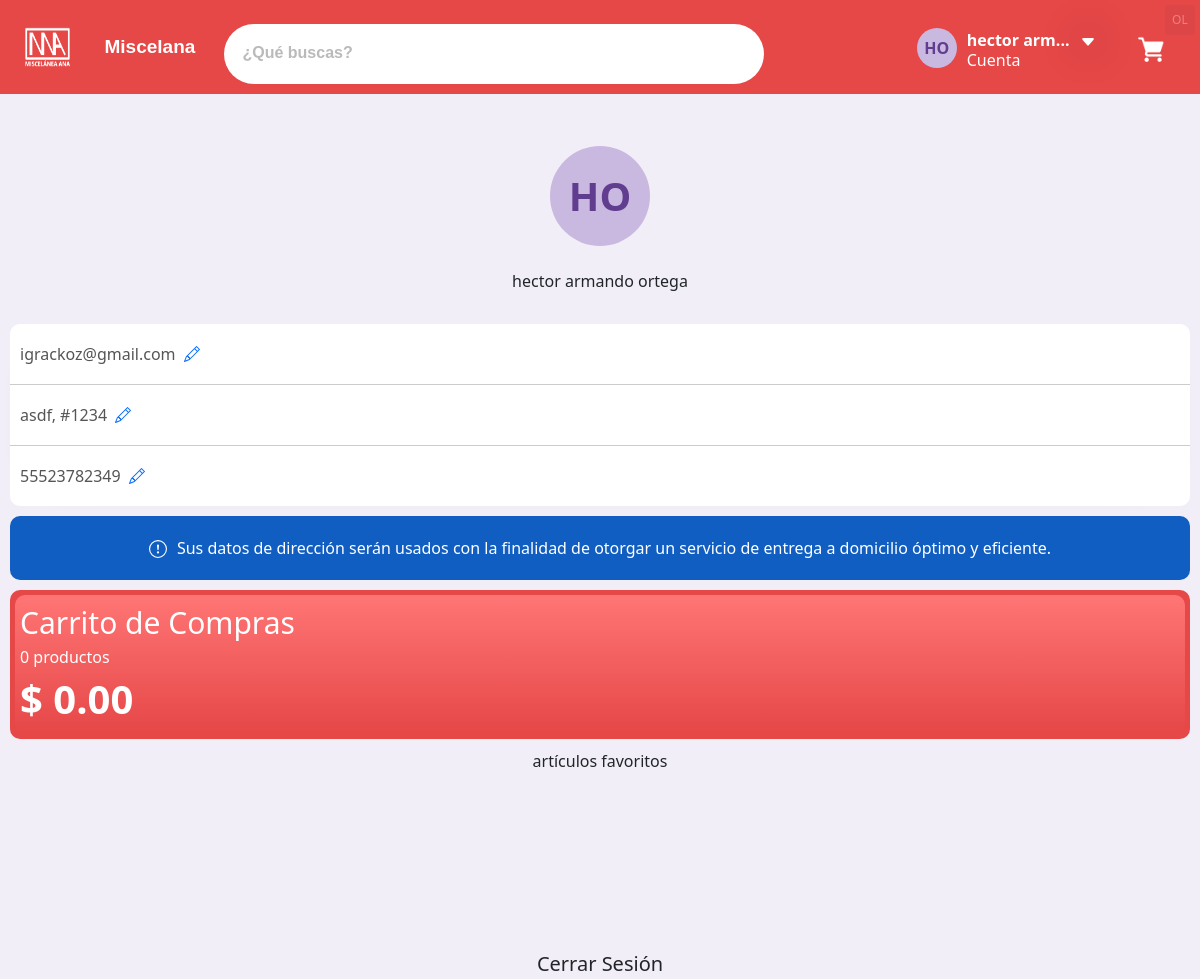
Page /components/account/account.php?userid=2 (signed in) on the committed database.
### tables this page shows
CREATE TABLE IF NOT EXISTS `users` (
  `user_id` int(10) NOT NULL AUTO_INCREMENT,
  `user_firstname` varchar(50) NOT NULL,
  `user_lastname` varchar(50) NOT NULL,
  `user_street` varchar(50) NOT NULL,
  `user_num_ext` varchar(10) NOT NULL,
  `user_phone` varchar(20) NOT NULL,
  `user_email` varchar(100) NOT NULL,
  `user_password` varchar(255) NOT NULL,
  `user_color_picker` int(10) NOT NULL,
  PRIMARY KEY (`user_id`)
);

### includes/user-validation.php (called while the page is built, shortened)
<?php
if(isset($_SESSION['id']) &&
    isset($_SESSION['nombre']) &&
    isset($_SESSION['apellido']) &&
    isset($_SESSION['calle']) &&
    isset($_SESSION['numero_exterior']) &&
    isset($_SESSION['telefono']) &&
    isset($_SESSION['email']) &&
    isset($_SESSION['color'])){
    $nombre = $_SESSION['nombre'];
    $apellido = $_SESSION['apellido'];
    $color = $_SESSION['color'];
} else { }
?>

### components/account/account.php (the view, shortened to what this page needs)
<?php
include "../../includes/paths.php";
include $bp."head.php";
include $bp."user-validation.php";
include $bp."dbconnect.php";
$userid = $_GET['userid'];
$query = "SELECT user_id, user_email, user_street, user_num_ext, user_phone FROM users WHERE user_id = ".$userid;
$dataset = mysqli_query($Conn,$query);
$row = mysqli_fetch_assoc($dataset);
?>
<body>
    <?php
        include $bp."mobile-detector.php";
        include $detect->isTablet() || $detect->isMobile() ? $bp . "nav2.php" : $bp . "nav.php";
        include "../../dev/dev.php";
    ?>
    <div style="height: 50px;"></div>
    <div style="height: 150px; width: 100%; margin-bottom: 30px; display: flex; gap: 20px; flex-direction: column; align-items: center; justify-content:space-around;">
        <div style="height: 100px; width: 100px;">
        <div>
            <div id="letter-image" style="overflow: hidden;
                height: 100px;
                width: 100px;
                border-radius: 50%;
                background-color: hsl(<?= $color ?>, 40%, 80%);
                display: flex;
                align-items: center;
                justify-content: center;
                font-weight: bold;
                color: hsl(<?= $color ?>, 40%, 40%);
                font-size: 40px;">
                <?php
                $firstname_letter = strtoupper(substr($nombre, 0, 1));
                $lastname_letter = strtoupper(substr($apellido, 0, 1));
                echo $firstname_letter.''.$lastname_letter;
                ?>
            </div>
        </div>
        </div>
        <div><?= $nombre.' '.$apellido ?></div>
    </div>
    <div style="margin-left: 10px; margin-right: 10px; border-radius: 10px; background-color: white; box-shadow: -1px 2px 42px -48px rgba(0,0,0,0.75);">
        <div class="address">
            <div><?= $row['user_email'] ?></div>&nbsp;&nbsp;<img src="../../images/pencil.svg">
        </div>
        <div style="background-color: #ccc; height: 1px; width: 100%;"></div>
        <div class="address">
            <div><?= $row['user_street'].", #".$row['user_num_ext'] ?></div>&nbsp;&nbsp;<img src="../../images/pencil.svg">
        </div>
        <div style="background-color: #ccc; height: 1px; width: 100%;"></div>
        <div class="address">
            <div><?= $row['user_phone'] ?></div>&nbsp;&nbsp;<img src="../../images/pencil.svg">
        </div>
    </div>
    <div style="display: flex; border-radius: 10px; gap: 10px; padding: 20px; justify-content: center; align-items: start; color: white; background-color:rgb(17, 94, 194); width: auto; margin-left: 10px; margin-right: 10px; margin-top: 10px;">
        <img style="margin-top: 4px;" src="../../images/exclamation-circle.svg">
        <div>
            Sus datos de dirección serán usados con la finalidad de otorgar un servicio de entrega a domicilio óptimo y eficiente.
        </div>
    </div>
    <a href="../../components/cart/cart.php">
        <div class="cart-redirect red">
            <div class="inner-div">
            </div>
        </div>
    </a>
    <div style="height: 100px; display: flex; justify-content: center;">artículos favoritos</div>
    <div style="height: 100px;"></div>
    <div style="display: flex; justify-content: center; font-size: 20px;">
        Cerrar Sesión
    </div>
</body>
</html>

### main.css (style rules this page uses)
body,html { padding: 0 !important; margin: 0 !important; background-color:rgb(242, 238, 247) !important; }
* { outline: 0px solid black;box-sizing: border-box; }
.red { background-color: #e64747; }

### components/account/account.css (style rules this page uses)
.cart-redirect { padding: 5px; margin: 10px; border-radius: 10px; }
.inner-div { height: 100%; width: 100%; padding: 5px; border-radius: 10px; background: linear-gradient(0deg, rgba(2,0,36,0) 0%, #ff7575 100%); }

### includes/head.php (style rules this page uses)
a:link { text-decoration: none; color: rgb(75, 75, 75); }

### components/account/account.php (style rules this page uses)
.address { display: flex; padding-left: 10px; color: #555; height: 60px; display: flex; align-items:center; justify-content: start; }

### rows in the picture
users: user_email "igrackoz@gmail.com", user_street "asdf", user_num_ext "1234", user_phone "55523782349"

### other values in the picture
$firstname_letter "H"
$lastname_letter "O"
$resize "hector arm"
$nombre "hector armando"
$apellido "ortega"
